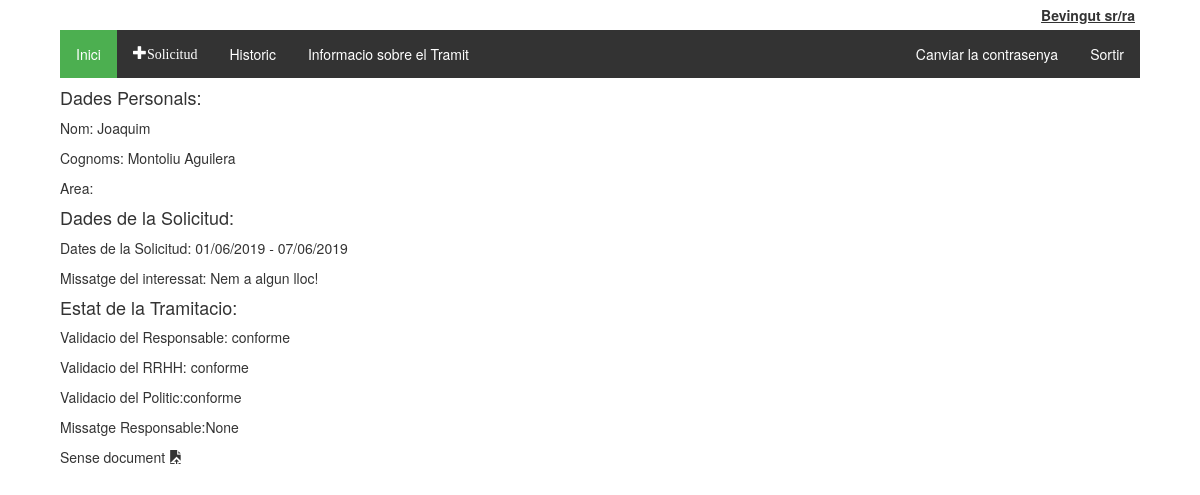
Screenshot of /tramitador/tramit/8/ (signed in) with the database file from the repository.
### tramitador/models.py (models this page shows, shortened)
class Tramit(models.Model):
    validacio = (
        ('conforme','conforme'),
        ('inconforme','no conforme'),
        ('espera', 'en espera'),
    )
    tipologia = (
        ('vacances', 'Vacances'),
        ('perm_precep', 'Permisos preceptius'),
        ('perm_no_precep', 'Permisos no preceptius'),
        ('asum_p', 'Asumptes personals'),
    )
    treballador = models.ForeignKey(Treballadors, on_delete=models.CASCADE)
    document = models.ForeignKey(Document, on_delete=models.SET_NULL, null=True, blank=True)
    creat_en = models.DateTimeField(auto_now_add=True)
    modificat_en = models.DateTimeField(auto_now=True)
    data_sol = models.CharField(max_length=250, help_text = "Interval de dates amb guións '-', per dies no consecutios emprar ',' Exemple:01/01/2019 - 05/01/2019, 07/01/2019")
    tipus = models.CharField(max_length=40, choices=tipologia, default='asum_p')
    finalitzat = models.BooleanField(default=False)
    """Validacio de RRHH"""
    valRRHH = models.CharField(max_length=20, choices=validacio, default='espera')
    """Validacio del responsable"""
    valResp =  models.CharField(max_length=20, choices=validacio, default='espera')
    """Validacio del Politic"""
    valPol = models.CharField(max_length=20, choices=validacio, default='espera')
    """En cas de voler explicar el motiu"""
    missatge_usuari = models.CharField(max_length=2000, null = True, blank=True)
    missatge_responsable = models.CharField(max_length=2000, null = True, blank=True)
    """Millores per el admin site"""
    def was_published_recently(self):
        return self.creat_en >= timezone.now() - datetime.timedelta(days=1)
    was_published_recently.admin_order_field = 'creat_en'
    was_published_recently.boolean = True
    was_published_recently.short_description = 'Publicat recentment?'

class Treballadors(AbstractUser):
    usuari = models.CharField(max_length=20)
    """nom = models.CharField(max_length=20)
    cognoms = models.CharField(max_length=20)
    email = models.CharField(max_length=50)"""
    dni = models.CharField(max_length=20, null = True, blank=True)
    areas = models.ManyToManyField(Area)
    """rol = models.CharField(max_length=20, choices = tip_rols, default = 'treb')
    estat = models.CharField(max_length=10, choices = tip_estats, default = 'alta')"""

### tramitador/views.py (the view)
# urls.py: path('tramit/<int:pk>/', views.tramit_detall, name='tramit_detall'),
@login_required
def tramit_detall(request, pk):
    tramit = get_object_or_404(Tramit, pk=pk)
    return render(request, 'tramits/tramit_detall.html', {'tramit': tramit})

### tramitador/templatetags/group.py (called while the page is built)
@register.filter(name='has_group')
def has_group(user, group_name):
    group_name = group_name.split(";")
    for group in group_name:
        if(user.groups.filter(name=group).exists()):
            return True
    return False

### tramitador/templates/tramits/tramit_detall.html
{% extends 'tramits/base.html' %}
{% block content %}
  <div id="tramit">
    <h4>Dades Personals:</h4>
    <p>Nom: {{tramit.treballador.first_name}}</p>
    <p>Cognoms: {{tramit.treballador.last_name}}</p>
    <p>Area:{{tramit.treballador.area}}</p>
    <h4>Dades de la Solicitud:</h4>
    <p>Dates de la Solicitud: {{tramit.data_sol}}</p>
    <p>Missatge del interessat: {{tramit.missatge_usuari}}</p>
    <h4>Estat de la Tramitacio:</h4>
    <p>Validacio del Responsable: {{tramit.valResp}}</p>
    <p>Validacio del RRHH: {{tramit.valRRHH}}</p>
    <p>Validacio del Politic:{{tramit.valPol}}</p>
    <p>Missatge Responsable:{{tramit.missatge_responsable}}</p>
    <p>{% if tramit.document %}<a href="{{tramit.document.document }}" class="glyphicon glyphicon-save-file">{{tramit.document.descripcio}}</a>{% else %}Sense document <i class="glyphicon glyphicon-open-file" id="enviar_doc" data-tramit="{{tramit.pk}}"></i>{% endif %}</p>
  </div>
{% endblock %}

### tramitador/static/tramits/style.css (style rules this page uses)
a, i { cursor: pointer; }

### rows the page displays
Tramit: treballador.first_name "Joaquim", treballador.last_name "Montoliu Aguilera", data_sol "01/06/2019 - 07/06/2019", missatge_usuari "Nem a algun lloc!", valResp "conforme", valRRHH "conforme", valPol "conforme", missatge_responsable "None"
